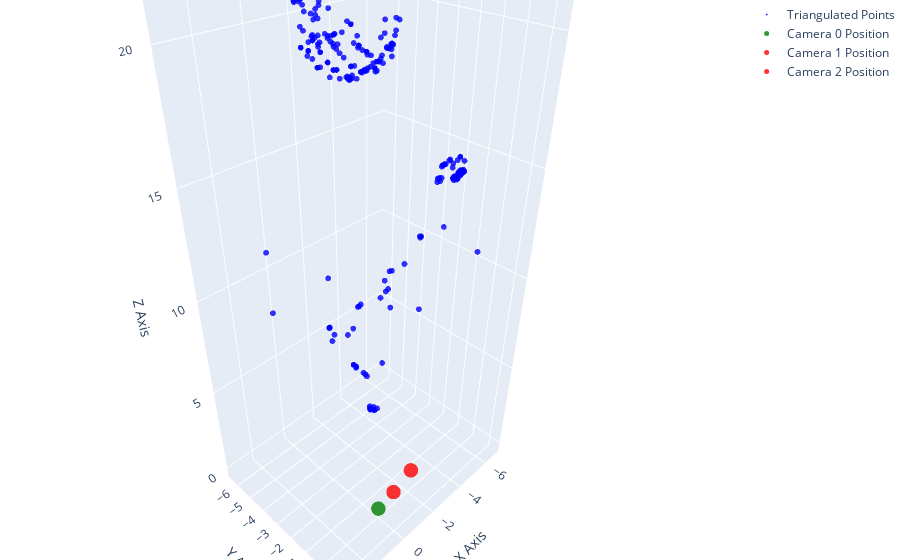

The notebook cell this image was saved under:
### Code cell
plot_3d_points_and_cameras(Q, [pos0, pos1, pos2], inliers)

### Figure 1 — Plotly figure (JSON) as saved in the notebook; plotly's stock layout.template omitted (floating-point values rounded to 4 significant figures; data arrays with more than 128 entries replaced by an {"elided": "..."} marker saying what was removed)
{"data": [{"marker": {"color": "blue", "opacity": 0.8, "size": 2}, "mode": "markers", "name": "Triangulated Points", "type": "scatter3d", "x": {"elided": "270 float values"}, "y": {"elided": "270 float values"}, "z": {"elided": "270 float values"}}, {"marker": {"color": "green", "opacity": 0.8, "size": 5}, "mode": "markers", "name": "Camera 0 Position", "type": "scatter3d", "x": [0], "y": [0], "z": [0]}, {"marker": {"color": "red", "opacity": 0.8, "size": 5}, "mode": "markers", "name": "Camera 1 Position", "type": "scatter3d", "x": [-0.9243], "y": [0.05988], "z": [0.377]}, {"marker": {"color": "red", "opacity": 0.8, "size": 5}, "mode": "markers", "name": "Camera 2 Position", "type": "scatter3d", "x": [-1.954], "y": [0.1691], "z": [1.095]}], "layout": {"margin": {"b": 0, "l": 0, "r": 0, "t": 0}, "scene": {"aspectmode": "data", "xaxis": {"showgrid": true, "title": {"text": "X Axis"}, "zeroline": false}, "yaxis": {"showgrid": true, "title": {"text": "Y Axis"}, "zeroline": false}, "zaxis": {"showgrid": true, "title": {"text": "Z Axis"}, "zeroline": false}}, "title": {"text": "3D Point Cloud and Camera Positions"}}}
